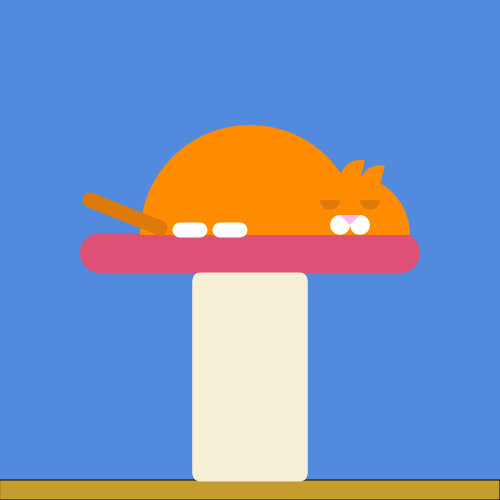
Frame 1 (no input)
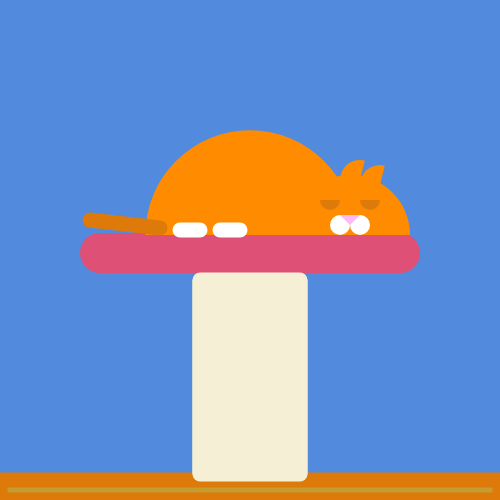
Frame 60 (no input)
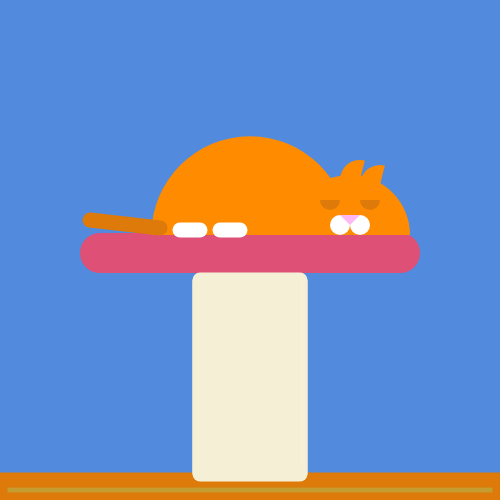
Frame 120 (the mouse pressed at the canvas centre since frame 60)

The p5.js sketch that drew these frames (run headless with seeded random() and noise() and a simulated clock; from frame 60 on, the mouse is pressed at the canvas centre):

// p5.js sketch
// ── sketch.js
// declare any variables you need here.
// var x, y, etc..
// you will see setup and draw is not definied or used warnings and other warnings in your console at the bottom right. This is a glitch in how codesandbox loads the libraries and methods from p5. All is well.
var body = 220;
var tail = 200;
var speed = 1;
var motion = 2;

function setup() {
  // create your canvas and define size here it's set to 500 x 500px you can also set any static shapes that won't need to be drawn here.
  createCanvas(500, 500);
}

function draw() {
  //call your functions and do your drawing here.
  background(82, 138, 222);
  //ground
  fill(196, 156, 47);
  rect(0, 480, 500, 20);

  catPostTop();
  catPost();
  moveCat();
  catPaws();
  catEyes();
  catTail();
}

// write functions here that are called in your setup or draw function. please remove this one.

function moveCat() {
  noStroke();
  // cat's body
  fill(255, 140, 0);
  arc(250, 235, body, body, PI, TWO_PI);
  //cat's face
  fill(255, 140, 0);
  arc(350, 235, 120, 120, PI, TWO_PI);
  //left cheek
  fill(255, 255, 255);
  ellipse(340, 225, 20, 20);
  //right cheek
  fill(255, 255, 255);
  ellipse(360, 225, 20, 20);
  //nose
  fill(255, 184, 243);
  triangle(350, 225, 360, 215, 340, 215);
  //right ear
  fill(255, 140, 0);
  arc(360, 180, 40, 40, 65, 250);
  //left ear
  fill(255, 140, 0);
  arc(380, 185, 40, 40, 60, 250);

  //breathing animation
  body = body + speed;

  if (body > 200) {
    speed = -0.2;
  }
  if (body < 180) {
    speed = 20;
  }
}

//cat post before loop
// function catPost() {
//   stroke(245, 240, 213);
//   strokeWeight(15);
//   line(200, 280, 300, 280);
//   line(200, 295, 300, 295);
//   line(200, 310, 300, 310);
//   line(200, 325, 300, 325);
//   line(200, 340, 300, 340);
//   line(200, 355, 300, 355);
//   line(200, 370, 300, 370);
//   line(200, 385, 300, 385);
//   line(200, 400, 300, 400);
//   line(200, 415, 300, 415);
//   line(200, 430, 300, 430);
//   line(200, 445, 300, 445);
//   line(200, 460, 300, 460);
//   line(200, 475, 300, 475);
// }

//cat post with loop
function catPost() {
  for (let level = 280; level < 475; level++) {
    stroke(245, 240, 213);
    strokeWeight(15);
    line(200, level, 300, level);
  }
}

//cat post top
function catPostTop() {
  stroke(222, 80, 118);
  strokeWeight(40);
  line(400, 253, 100, 253);
}

//cat's paws
function catPaws() {
  //left back paw
  stroke(255);
  strokeWeight(15);
  line(200, 230, 180, 230);
  //right back paw
  stroke(255);
  strokeWeight(15);
  line(220, 230, 240, 230);
}

//cat eyes
function catEyes() {
  //left eye
  noStroke();
  fill(222, 122, 9);
  arc(330, 200, 20, 20, 0, PI);
  //right eye
  fill(222, 122, 9);
  arc(370, 200, 20, 20, 0, PI);
}

//cat's tail
function catTail() {
  //tail
  stroke(222, 122, 9);
  strokeWeight(15);
  line(90, tail, 160, 228);

  //twitching animations
  tail = tail + motion;
  if (tail > 228) {
    motion = -1;
  }
  if (tail < 220) {
    motion = 1;
  }
}
